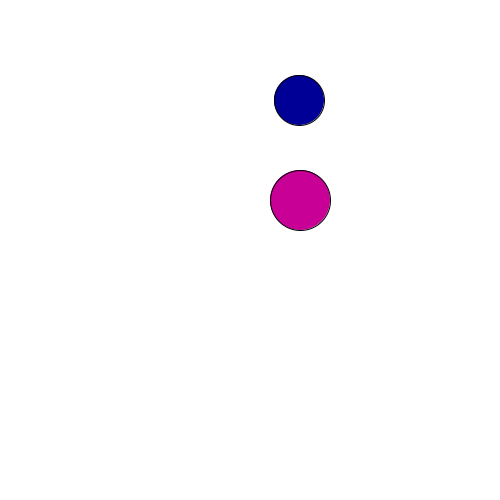
Frame 1 (no input)
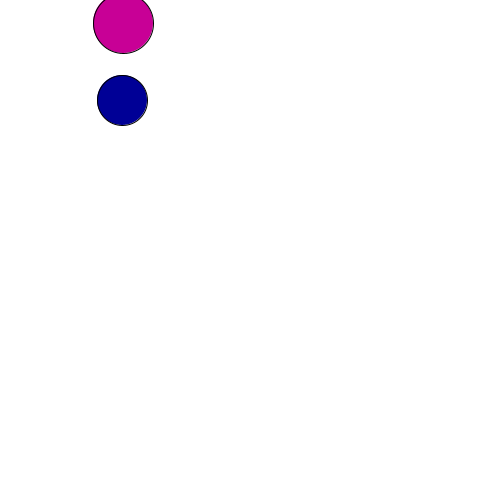
Frame 60 (the mouse pressed at the canvas centre just before this capture)
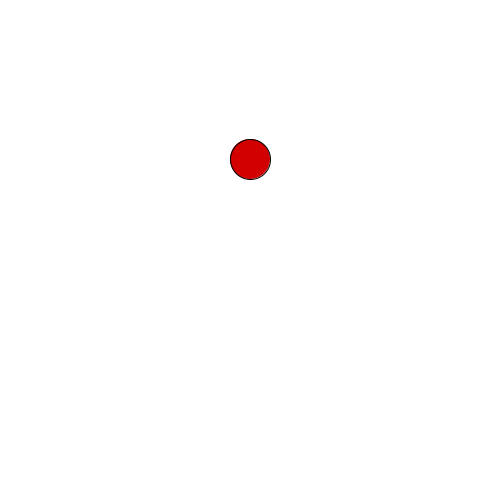
Frame 120 (the mouse held since frame 60 and released just before this capture)

The Processing sketch that drew these frames (run headless with seeded random() and noise(); from frame 60 on, the mouse is pressed at the canvas centre):

// Processing sketch: Exercise_10
// ── Exercise_10.pde
int x = 300;
int y = 200;
void setup ()
{
  size(500, 500);
}

void draw()
{
    background(255);
    fill(200, 0, 150);
    ellipse(x, y, 60, 60);
    float(x--);
    float(y--);
    fill(0, 0, 150);
    ellipse(x, 100, 50, 50);
    float(x--);
    float(y--);
    fill(210, 0, 0);
    ellipse(250, -y, 40, 40);
    float(x--);
    float(y--);
  }
